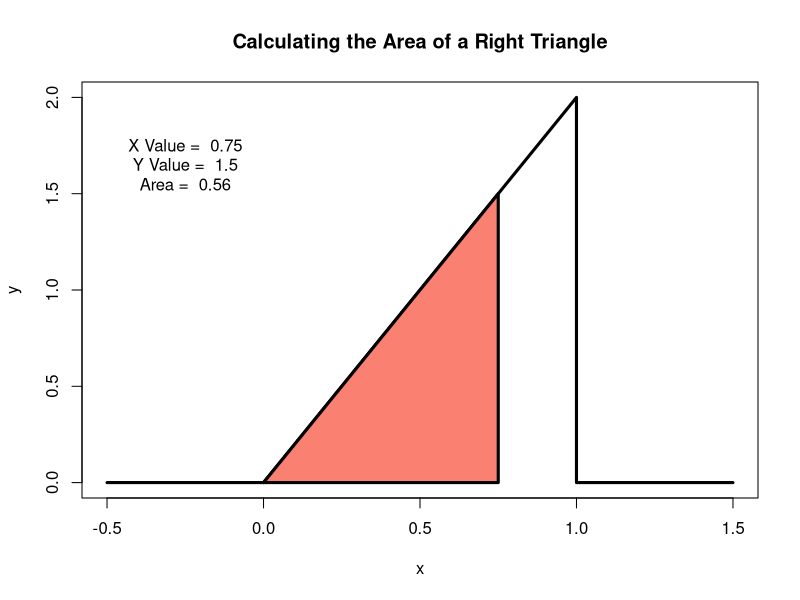
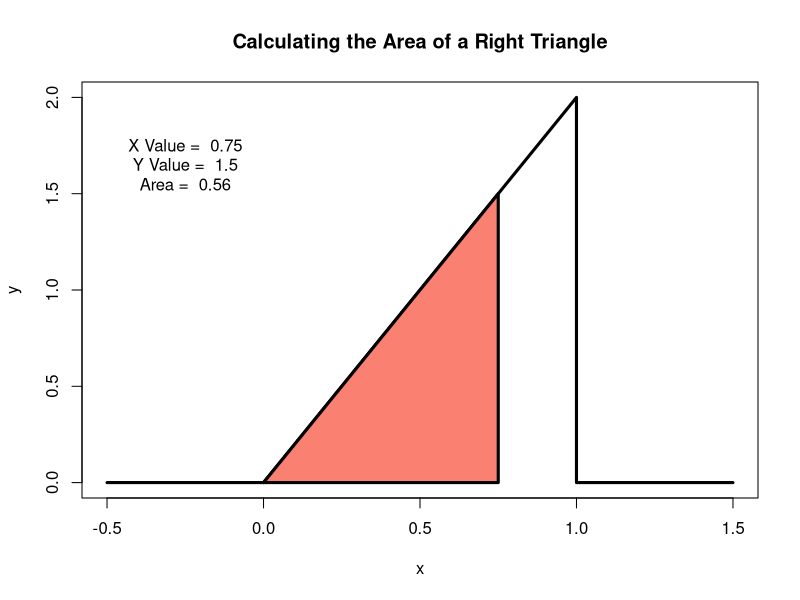

These figures' R source, in order:
## ---- chunk 1
x <- c(-0.5, 0, 1, 1, 1.5); y <- c( 0, 0, 2, 0, 0)
                        plot(x, y, lwd = 3, frame = TRUE, type = "l")
                        title(main = "Calculating the Area of a Right Triangle")
                        theta <- atan(2/1) #calculate the angle
                        xVal <- 0.75
                        yVal <- tan(theta) * xVal
                        polygon(c(0, xVal, xVal, 0), c(0, 0, yVal, 0), lwd = 3,
                                col = "salmon")
                        area <- 1/2 * xVal*yVal
                        text(-.25, 1.75, paste("X Value = ", xVal))
                        text(-.25, 1.65, paste("Y Value = ", yVal))
                        text(-.25, 1.55, paste("Area = ", round(area, 2)))
## ---- chunk 2
x <- c(-0.5, 0, 1, 1, 1.5); y <- c( 0, 0, 2, 0, 0)
        plot(x, y, lwd = 3, frame = TRUE, type = "l")
        title(main = "Calculating the Area of a Right Triangle")
        theta <- atan(2/1) #calculate the angle
        xVal <- 0.75
        yVal <- tan(theta) * xVal
        polygon(c(0, xVal, xVal, 0), c(0, 0, yVal, 0), lwd = 3,col = "salmon")
        area <- 1/2 * xVal*yVal
        text(-.25, 1.75, paste("X Value = ", xVal))
        text(-.25, 1.65, paste("Y Value = ", yVal))
        text(-.25, 1.55, paste("Area = ", round(area, 2)))
